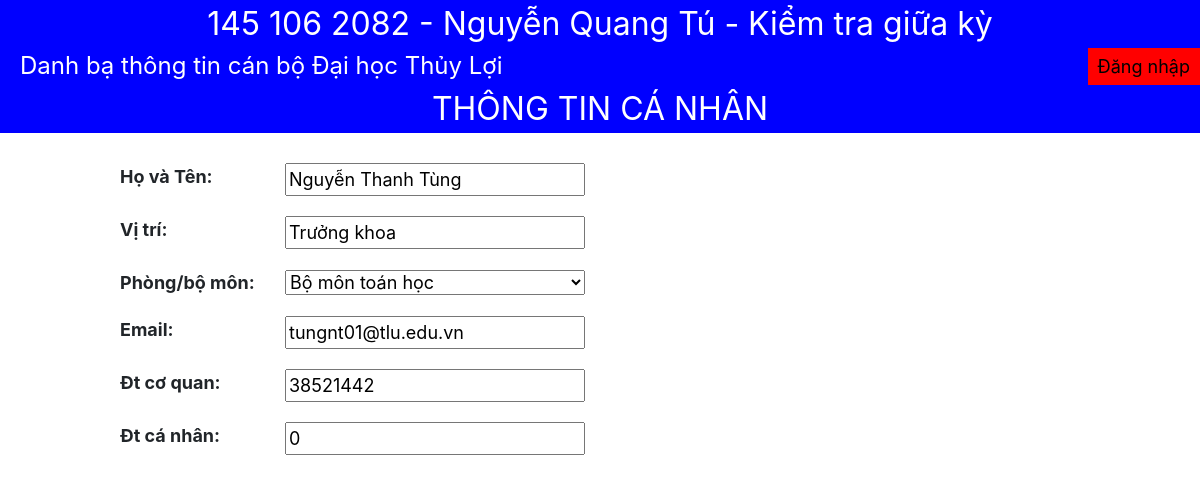
Page /userinfo.php?id=1 on the committed database.
### tables this page shows
CREATE TABLE `users` (
  `userid` int(10) NOT NULL,
  `username` varchar(50) NOT NULL,
  `userpass` varchar(50) NOT NULL,
  `email` varchar(50) NOT NULL,
  `workphone` bigint(20) DEFAULT NULL,
  `personalphone` bigint(20) DEFAULT NULL,
  `subunitid` int(10) NOT NULL,
  `adminstatus` tinyint(1) NOT NULL,
  `position` varchar(50) DEFAULT NULL
);

### userinfo.php (the view, shortened to what this page needs)
<!DOCTYPE html>
<html lang = "en">
	<head>
		<link rel="stylesheet" href="https://maxcdn.bootstrapcdn.com/bootstrap/4.5.2/css/bootstrap.min.css">
		<link rel="stylesheet" href="style.css">
	</head>
	<body>
		<?php
			include('header.php');
		?>
		<div class = "header">
			<div class = "sv_banner">
				THÔNG TIN CÁ NHÂN
			</div>
		</div>
		<div class = "info-section">
			<?php
				require_once('mysqli_connect.php');
				$query = "select * from `users` INNER JOIN subunit on users.subunitid = subunit.subid  inner join unit on subunit.unit = unit.unitid where userid = ?";
				$q = mysqli_stmt_init($dbcon);
				mysqli_stmt_prepare($q, $query);
				mysqli_stmt_bind_param($q, "s", $_GET['id']);
				mysqli_stmt_execute($q);
				$result = mysqli_stmt_get_result($q);
				$row = mysqli_fetch_assoc($result);
			?>
			<form method = "POST" action = "process_update_delete.php">
				<div class = "row info-row">
					<div class = "col-2">
						<b>
							Họ và Tên:
						</b>
					</div>
					<div class = "col-10">
						<input type = "text" name = "input-name" class = "info-form-input-text" value = "<?php echo $row['username'];?>">
					</div>
				</div>
				<div class = "row info-row">
					<div class = "col-2">
						<b>
							Vị trí:
						</b>
					</div>
					<div class = "col-10">
						<input type = "text" name = "input-pos" class = "info-form-input-text" value = "<?php echo $row['position'];?>">
					</div>
				</div>
				<div class = "row info-row">
					<div class = "col-2">
						<b>
							Phòng/bộ môn:
						</b>
					</div>
					<div class = "col-10">
						<select name = "input-subunit" class = "info-form-input-text">
							<?php
								require_once('mysqli_connect.php');
								$query2 = "select * from `subunit`";
								$q2 = mysqli_stmt_init($dbcon);
								mysqli_stmt_prepare($q2, $query2);
								mysqli_stmt_execute($q2);
								$result = mysqli_stmt_get_result($q2);
								while($row2 = mysqli_fetch_array($result, MYSQLI_ASSOC))
								{
									echo '<option value="' .$row2['subid'].  '">' .$row2['subname']. '</option>';
								}
							?>
						</select>
					</div>
				</div>
				<div class = "row info-row">
					<div class = "col-2">
						<b>
							Email:
						</b>
					</div>
					<div class = "col-10">
						<input type = "text" name = "input-email" class = "info-form-input-text" value = "<?php echo $row['email'];?>">
					</div>
				</div>
				<div class = "row info-row">
					<div class = "col-2">
						<b>
							Đt cơ quan:
						</b>
					</div>
					<div class = "col-10">
						<input type = "text" name = "input-workphone" class = "info-form-input-text" value = "<?php echo $row['workphone'];?>">
					</div>
				</div>
				<div class = "row info-row">
					<div class = "col-2">
						<b>
							Đt cá nhân:
						</b>
					</div>
					<div class = "col-10">
						<input type = "text" name = "input-personalphone" class = "info-form-input-text" value = "<?php echo $row['personalphone'];?>">
					</div>
				</div>
			</form>
		</div>
	</body>
</html>

### style.css (style rules this page uses)
.sv_banner { width: 100%; text-align: center; font-size: 32px; background-color: blue; color: white; }
.info-section { margin-left: 10%; margin-right: 10%; padding-top: 20px; }
.info-form-input-text { min-width: 300px; }
.info-row { padding: 10px 0; font-size: 18px; }

### rows in the picture
users: input-name "Nguyễn Thanh Tùng", input-pos "Trưởng khoa", input-email "tungnt01@tlu.edu.vn", input-workphone "38521442", input-personalphone "0"

### other values in the picture
form field input-subunit "Bộ môn toán học"
